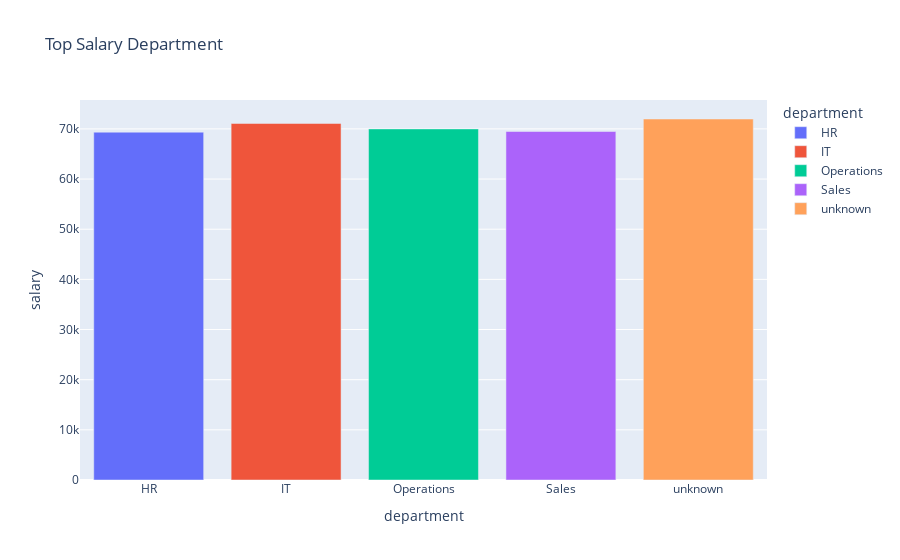

The notebook cell this image was saved under:
### Code cell
fig = px.bar(
    hii,
    x='department',
    y='salary',
    title='Top Salary Department',
    color='department'
)
fig.show()

### Figure 1 — Plotly figure (JSON) as saved in the notebook; plotly's stock layout.template omitted (floating-point values rounded to 4 significant figures)
{"data": [{"hovertemplate": "department=%{x}<br>salary=%{y}<extra></extra>", "legendgroup": "HR", "marker": {"color": "#636efa", "pattern": {"shape": ""}}, "name": "HR", "orientation": "v", "showlegend": true, "textposition": "auto", "type": "bar", "x": ["HR"], "xaxis": "x", "y": [69350.0], "yaxis": "y"}, {"hovertemplate": "department=%{x}<br>salary=%{y}<extra></extra>", "legendgroup": "IT", "marker": {"color": "#EF553B", "pattern": {"shape": ""}}, "name": "IT", "orientation": "v", "showlegend": true, "textposition": "auto", "type": "bar", "x": ["IT"], "xaxis": "x", "y": [71080.0], "yaxis": "y"}, {"hovertemplate": "department=%{x}<br>salary=%{y}<extra></extra>", "legendgroup": "Operations", "marker": {"color": "#00cc96", "pattern": {"shape": ""}}, "name": "Operations", "orientation": "v", "showlegend": true, "textposition": "auto", "type": "bar", "x": ["Operations"], "xaxis": "x", "y": [70000.0], "yaxis": "y"}, {"hovertemplate": "department=%{x}<br>salary=%{y}<extra></extra>", "legendgroup": "Sales", "marker": {"color": "#ab63fa", "pattern": {"shape": ""}}, "name": "Sales", "orientation": "v", "showlegend": true, "textposition": "auto", "type": "bar", "x": ["Sales"], "xaxis": "x", "y": [69480.0], "yaxis": "y"}, {"hovertemplate": "department=%{x}<br>salary=%{y}<extra></extra>", "legendgroup": "unknown", "marker": {"color": "#FFA15A", "pattern": {"shape": ""}}, "name": "unknown", "orientation": "v", "showlegend": true, "textposition": "auto", "type": "bar", "x": ["unknown"], "xaxis": "x", "y": [71970.0], "yaxis": "y"}], "layout": {"barmode": "relative", "legend": {"title": {"text": "department"}, "tracegroupgap": 0}, "title": {"text": "Top Salary Department"}, "xaxis": {"anchor": "y", "categoryarray": ["HR", "IT", "Operations", "Sales", "unknown"], "categoryorder": "array", "domain": [0, 1], "title": {"text": "department"}}, "yaxis": {"anchor": "x", "domain": [0, 1], "title": {"text": "salary"}}}}
